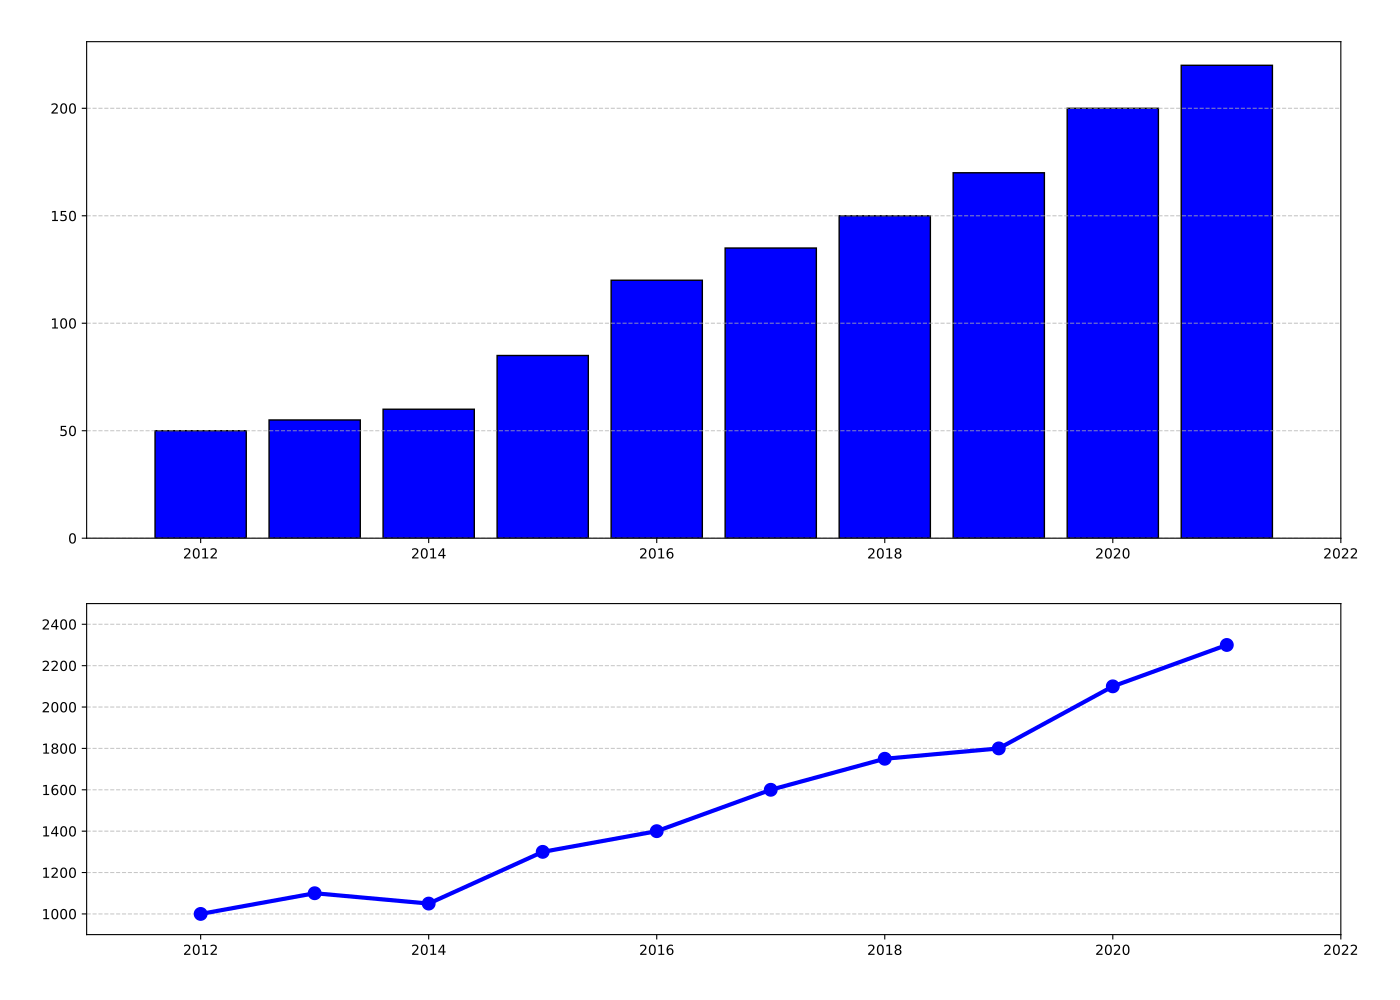

The script that drew this image:
import matplotlib.pyplot as plt
import numpy as np

years = np.arange(2012, 2022)
startups_founded = [50, 55, 60, 85, 120, 135, 150, 170, 200, 220]

# Sorting the data for the bar chart
sorted_indices = np.argsort(startups_founded)
years_sorted = years[sorted_indices]
startups_founded_sorted = np.array(startups_founded)[sorted_indices]

years_line = np.arange(2012, 2022)
employees = [1000, 1100, 1050, 1300, 1400, 1600, 1750, 1800, 2100, 2300]

fig, (ax1, ax2) = plt.subplots(2, 1, figsize=(14, 10), gridspec_kw={'height_ratios': [3, 2]})

# Sorted bar chart
ax1.bar(years_sorted, startups_founded_sorted, color='blue', edgecolor='black')
ax1.yaxis.grid(True, linestyle='--', alpha=0.7)
ax1.set_xlim(2011, 2022)

# Line chart remains unchanged
ax2.plot(years_line, employees, marker='o', color='blue', markerfacecolor='blue', markersize=9, linewidth=3)
ax2.yaxis.grid(True, linestyle='--', alpha=0.7)
ax2.set_xlim(2011, 2022)
ax2.set_ylim(900, 2500)

fig.tight_layout(pad=3.0)

plt.show()
